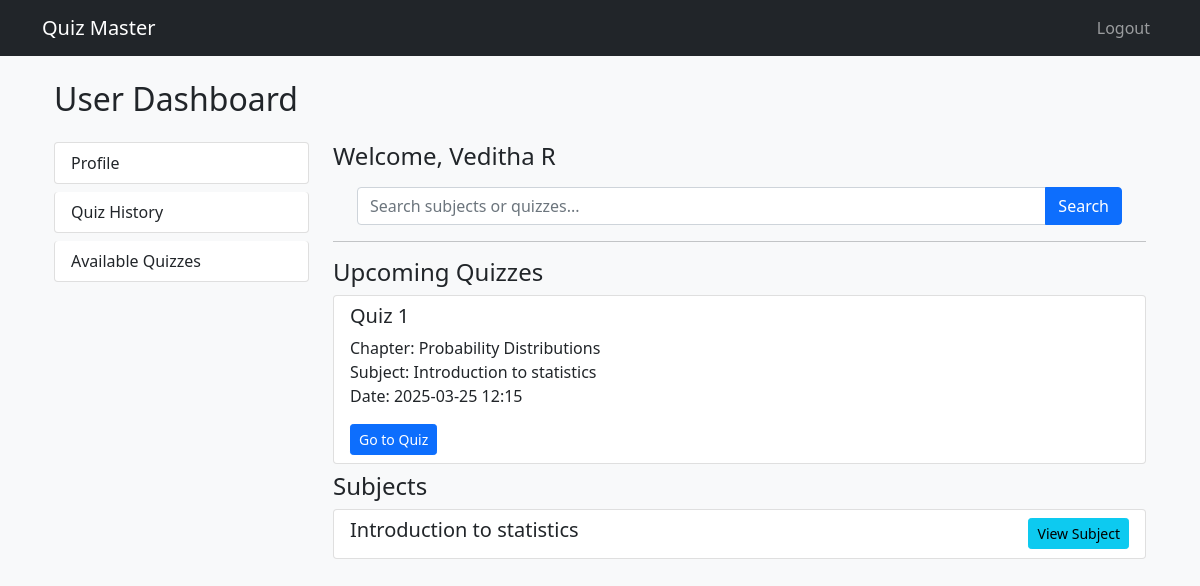
The page /user/dashboard (signed in) on the database its author committed.
### app.py (models this page shows)
class Users(db.Model):
    __tablename__ = 'users'
    user_id = db.Column(db.Integer, primary_key=True)
    email = db.Column(db.String(120), unique=True, nullable=False)
    password = db.Column(db.String(255), nullable=False)
    fullname = db.Column(db.String(100), nullable=False)
    qualification = db.Column(db.String(100))
    dob = db.Column(db.Date, nullable=False)
    is_admin = db.Column(db.Boolean, default=False)
    scores = db.relationship('Scores', backref='user', lazy=True)

class Quiz(db.Model):
    __tablename__ = 'quiz'
    quiz_id = db.Column(db.Integer, primary_key=True)
    name = db.Column(db.String(150), nullable=False)
    chapter_id = db.Column(db.Integer, db.ForeignKey('chapters.chapter_id'), nullable=False)
    date_of_quiz = db.Column(db.DateTime, nullable=False)
    time_duration = db.Column(db.Interval, nullable=False, default=timedelta(hours=1))
    end_time = db.Column(db.DateTime, nullable=False)
    remarks = db.Column(db.Text)
    questions = db.relationship('Questions', backref='quiz', lazy=True)
    scores = db.relationship('Scores', backref='quiz', lazy=True)

class Chapters(db.Model):
    __tablename__ = 'chapters'
    chapter_id = db.Column(db.Integer, primary_key=True)
    name = db.Column(db.String(100), nullable=False)
    description = db.Column(db.Text)
    subject_id = db.Column(db.Integer, db.ForeignKey('subject.subject_id'), nullable=False)
    quizzes = db.relationship('Quiz', backref='chapter', lazy=True)

class Subject(db.Model):
    __tablename__ = 'subject'
    subject_id = db.Column(db.Integer, primary_key=True)
    name = db.Column(db.String(100), unique=True, nullable=False)
    description = db.Column(db.Text)
    chapters = db.relationship('Chapters', backref='subject', lazy=True)

### app.py (the view)
@app.route('/user/dashboard')
@login_required
def user_dashboard():
    user = Users.query.get(session['user_id'])
    subjects = Subject.query.all()
    quizzes = Quiz.query.filter(Quiz.date_of_quiz >= datetime.now()).order_by(Quiz.date_of_quiz).all()
    return render_template(
        'user_dashboard.html',
        user=user,
        subjects=subjects,
        quizzes=quizzes
    )

### app.py (called while the page is built)
def login_required(f):
    @wraps(f)
    def decorated(*args, **kwargs):
        if 'user_id' not in session:
            return redirect(url_for('login'))
        return f(*args, **kwargs)
    return decorated

### templates/user_dashboard.html (shortened to what this page needs)
{% extends "base.html" %}
{% block content %}
<div class="container mt-4">
    <h2 class="mb-4">User Dashboard</h2>
    <div class="row">
        <div class="col-md-3">
            <div class="list-group">
                <a href="{{ url_for('user_profile', user_id=user.user_id) }}" class="list-group-item list-group-item-action">Profile</a>
                <a href="{{ url_for('user_quizzes') }}" class="list-group-item list-group-item-action">Quiz History</a>
                <a href="{{ url_for('available_quizzes') }}" class="list-group-item list-group-item-action">Available Quizzes</a>
            </div>
        </div>
        <div class="col-md-9">
            <h4>Welcome, {{ user.fullname }}</h4>
            <div class="container mt-3">
                <form action="{{ url_for('user_search') }}" method="GET" class="mb-3">
                    <div class="input-group">
                        <input type="text" name="q" class="form-control" placeholder="Search subjects or quizzes..." required>
                        <button type="submit" class="btn btn-primary">Search</button>
                    </div>
                </form>
            </div>
            <hr>
            <h4>Upcoming Quizzes</h4>
            <div class="list-group">
                {% for quiz in quizzes %}
                <div class="list-group-item">
                    <h5>{{ quiz.name }}</h5>
                    <p>
                        Chapter: {{ quiz.chapter.name }}<br>
                        Subject: {{ quiz.chapter.subject.name }}<br>
                        Date: {{ quiz.date_of_quiz.strftime('%Y-%m-%d %H:%M') }}
                    </p>
                    <a href="{{ url_for('quiz_page', quiz_id=quiz.quiz_id) }}" class="btn btn-primary btn-sm">Go to Quiz</a>
                </div>
                {% endfor %}
            </div>
            <h4>Subjects</h4>
            <div class="list-group">
                {% for subject in subjects %}
                <div class="list-group-item">
                    <div class="d-flex justify-content-between align-items-center">
                        <div>
                            <h5>{{ subject.name }}</h5>
                        </div>
                        <div>
                            <a href="{{ url_for('subject_page', subject_id=subject.subject_id) }}" class="btn btn-info btn-sm">View Subject</a>
                        </div>
                    </div>
                </div>
                {% endfor %}
            </div>
        </div>
    </div>
</div>
{% endblock %}

### static/styles.css (style rules this page uses)
.list-group-item { margin-bottom: 0.5rem; border-radius: 0.25rem; }
.btn-primary { background-color: #0d6efd; border-color: #0d6efd; }

### rows shown on the page
Users: fullname "Veditha R"
Quiz: name "Quiz 1", chapter.name "Probability Distributions", chapter.subject.name "Introduction to statistics", date_of_quiz "2025-03-25 12:15"
Subject: name "Introduction to statistics"
